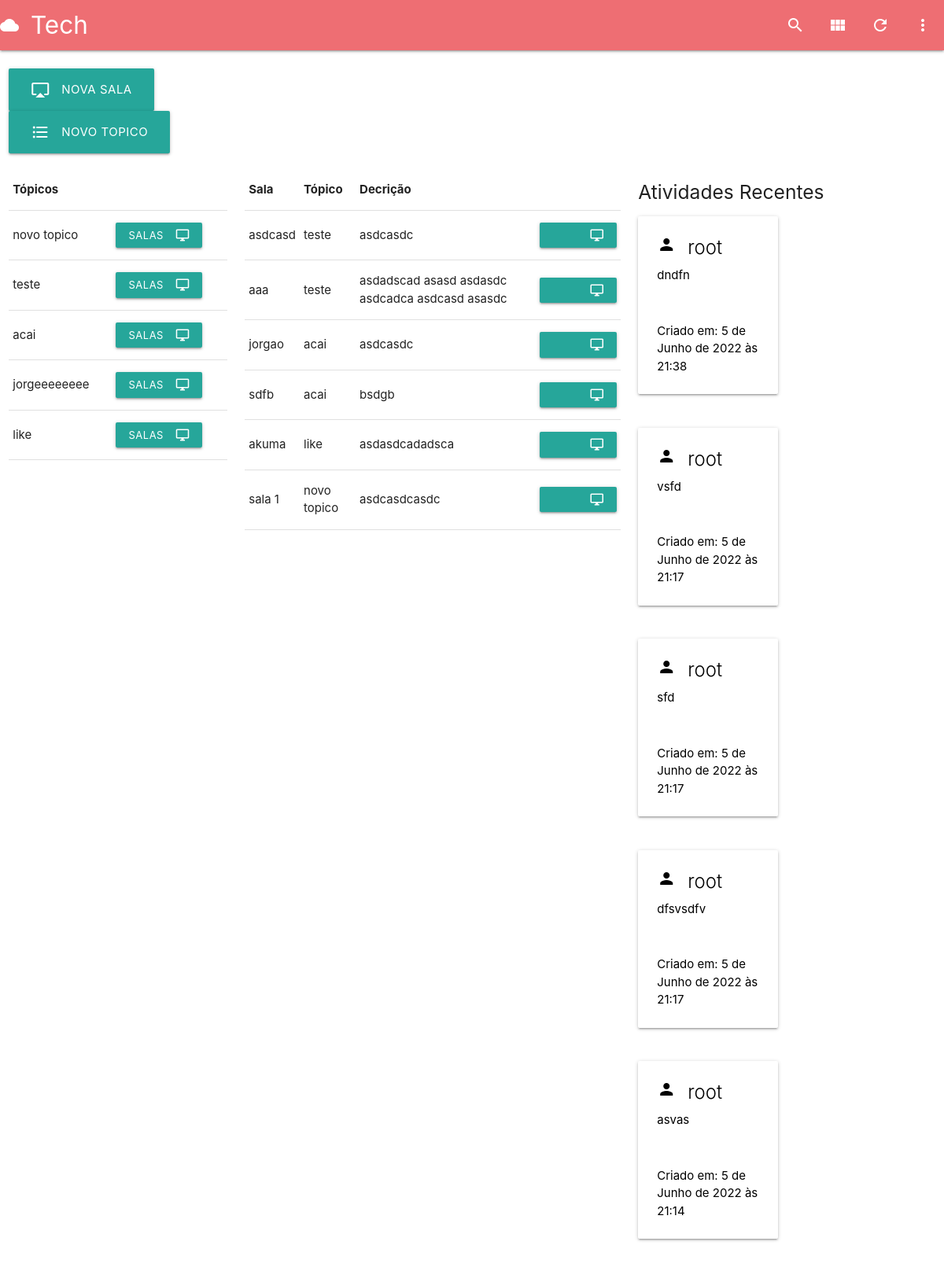
The app's page /, older data.
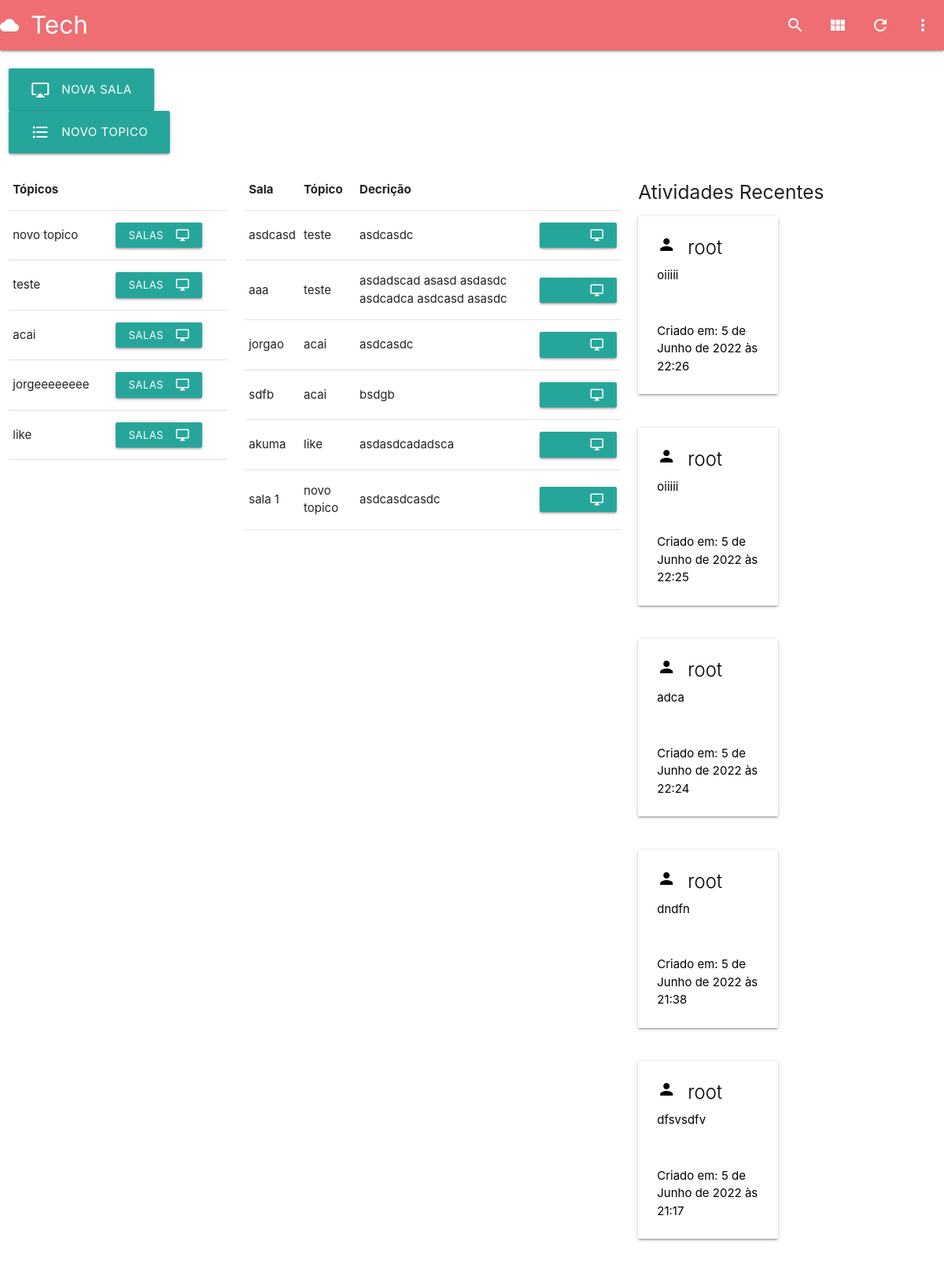
The same page, newer data.
### apps/base/models.py (models this page shows, shortened)
class Topic(models.Model):
    name = models.CharField(max_length=200)
    def __str__(self):
        return self.name

class Room(models.Model):
    host = models.ForeignKey(User, on_delete=models.SET_NULL, null=True)
    topic = models.ForeignKey(Topic, on_delete=models.SET_NULL, null=True)
    name = models.CharField(max_length=200)
    description = models.TextField(null=True, blank=True)
    participants = models.ManyToManyField(User, related_name='participants', blank=True)
    updated = models.DateTimeField(auto_now=True)
    created = models.DateTimeField(auto_now_add=True)
    class Meta:
        ordering = ['-updated', '-created']
    def __str__(self):
        return self.name

class Message(models.Model):
    user = models.ForeignKey(User, on_delete=models.CASCADE)
    room = models.ForeignKey(Room, on_delete=models.CASCADE)
    body = RichTextField(blank=True, null=True)
    updated = models.DateTimeField(auto_now=True)
    created = models.DateTimeField(auto_now_add=True)
    class Meta:
        ordering = ['-updated', '-created']

### apps/base/views.py (the view)
# urls.py: 2. Add a URL to urlpatterns:  path('', Home.as_view(), name='home')
class Home(View):
    template = 'base/home.html'
    def get(self, request, *args, **kwargs):
        topics = TopicModel.objects.all()
        rooms = RoomModel.objects.all()
        messages = MessageModel.objects.order_by('-updated')[:5]
        context = {
            'topics':topics,
            'rooms':rooms,
            'messages':messages
        }
        return render(request, self.template, context)

### templates/base/home.html
{% include 'main/main.html' %}
{% block content %}
<div class="row">
    <div class="col s12"> <br> </div>
    <div class="col s3">
    <a href="{% url 'url_room_create' %}" class="waves-effect waves-light btn-large"><i class="material-icons left">airplay</i>Nova Sala</a>
    <a href="{% url 'url_topic_create' %}" class="waves-effect waves-light btn-large"><i class="material-icons left">format_list_bulleted</i>Novo Topico</a>
    </div>
</div>
<div class="row">
    <div class="col s3">
        <table class="highlight">
            <thead>
              <tr>
                  <th>Tópicos</th>
              </tr>
            </thead>
            <tbody>
                {% for  topic in topics %}
              <tr>
                <td>{{ topic }}</td>
                <td><a href="{% url 'url_topic_detail' topic.id  %}" class="waves-effect waves-light btn-small"><i class="material-icons right">desktop_windows</i>Salas</a></td>
              </tr>
                {% endfor %}
            </tbody>
        </table>
    </div>
    <div class="col s5">
        <table class="highlight">
            <thead>
            <tr>
                <th>Sala</th>
                <th>Tópico</th>
                <th>Decrição</th>
            </tr>
            </thead>
            <tbody>
                {% for  room in rooms %}
            <tr>
                <td>{{ room }}</td>
                <td>{{ room.topic }}</td>
                <td>{{ room.description }}</td>
                <td><td><a href="{% url 'url_message_list' room.id %}" class="waves-effect waves-light btn-small"><i class="material-icons right">desktop_windows</i>Entrar</a></td></td>
            </tr>
                {% endfor %}
            </tbody>
        </table>
    </div>
    <div class="col s4">
        <h5> Atividades Recentes </h5>
        {% for message in messages %}
            <div class="row">
                <div class="col s12 m6">
                    <div class="card white darken-1">
                        <div class="card-content black-text">
                        <i class="material-icons left">person</i>
                        <span class="card-title">{{ message.user }}</span>
                        <p>{{ message.body|safe}}</p>
                        </div>
                        <div class="card-content black-text">
                            <span>Criado em: {{ message.created}} </span>
                        </div>
                    </div>
                </div>
            </div>
        {% endfor %}
    </div>
</div>
{% endblock content %}

Row changes from the older to the newer data that the page shows:
removed Message: user "root", body "vsfd", created "5 de Junho de 2022 às 21:17"
removed Message: user "root", body "sfd", created "5 de Junho de 2022 às 21:17"
no longer on this page (row unchanged): Message: user "root", body "asvas", created "5 de Junho de 2022 às 21:14"
added Message: user "root", body "oiiiii", created "5 de Junho de 2022 às 22:26"
added Message: user "root", body "oiiiii", created "5 de Junho de 2022 às 22:25"
added Message: user "root", body "adca", created "5 de Junho de 2022 às 22:24"
